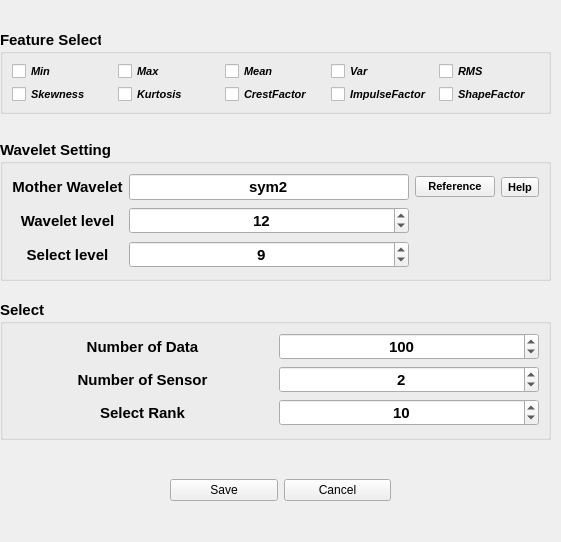
<?xml version="1.0" encoding="UTF-8"?>
<ui version="4.0">
 <class>Form</class>
 <widget class="QWidget" name="Form">
  <property name="geometry">
   <rect>
    <x>0</x>
    <y>0</y>
    <width>561</width>
    <height>542</height>
   </rect>
  </property>
  <property name="windowTitle">
   <string>Form</string>
  </property>
  <widget class="QGroupBox" name="groupBox">
   <property name="geometry">
    <rect>
     <x>0</x>
     <y>30</y>
     <width>551</width>
     <height>84</height>
    </rect>
   </property>
   <property name="font">
    <font>
     <family>Arial</family>
     <pointsize>11</pointsize>
     <weight>75</weight>
     <bold>true</bold>
    </font>
   </property>
   <property name="title">
    <string>Feature Select</string>
   </property>
   <layout class="QGridLayout" name="gridLayout">
    <item row="0" column="2">
     <widget class="QCheckBox" name="checkBox_4">
      <property name="font">
       <font>
        <pointsize>8</pointsize>
        <italic>true</italic>
       </font>
      </property>
      <property name="text">
       <string>Mean</string>
      </property>
     </widget>
    </item>
    <item row="0" column="1">
     <widget class="QCheckBox" name="checkBox_3">
      <property name="font">
       <font>
        <pointsize>8</pointsize>
        <italic>true</italic>
       </font>
      </property>
      <property name="text">
       <string>Max</string>
      </property>
     </widget>
    </item>
    <item row="1" column="1">
     <widget class="QCheckBox" name="checkBox_5">
      <property name="font">
       <font>
        <pointsize>8</pointsize>
        <italic>true</italic>
       </font>
      </property>
      <property name="text">
       <string>Kurtosis</string>
      </property>
     </widget>
    </item>
    <item row="0" column="3">
     <widget class="QCheckBox" name="checkBox_7">
      <property name="font">
       <font>
        <pointsize>8</pointsize>
        <italic>true</italic>
       </font>
      </property>
      <property name="text">
       <string>Var</string>
      </property>
     </widget>
    </item>
    <item row="1" column="4">
     <widget class="QCheckBox" name="checkBox_10">
      <property name="font">
       <font>
        <pointsize>8</pointsize>
        <italic>true</italic>
       </font>
      </property>
      <property name="text">
       <string>ShapeFactor</string>
      </property>
     </widget>
    </item>
    <item row="1" column="0">
     <widget class="QCheckBox" name="checkBox_2">
      <property name="font">
       <font>
        <pointsize>8</pointsize>
        <italic>true</italic>
       </font>
      </property>
      <property name="text">
       <string>Skewness</string>
      </property>
     </widget>
    </item>
    <item row="1" column="3">
     <widget class="QCheckBox" name="checkBox_8">
      <property name="font">
       <font>
        <pointsize>8</pointsize>
        <italic>true</italic>
       </font>
      </property>
      <property name="text">
       <string>ImpulseFactor</string>
      </property>
     </widget>
    </item>
    <item row="0" column="4">
     <widget class="QCheckBox" name="checkBox_9">
      <property name="font">
       <font>
        <pointsize>8</pointsize>
        <italic>true</italic>
       </font>
      </property>
      <property name="text">
       <string>RMS</string>
      </property>
     </widget>
    </item>
    <item row="1" column="2">
     <widget class="QCheckBox" name="checkBox_6">
      <property name="font">
       <font>
        <pointsize>8</pointsize>
        <italic>true</italic>
       </font>
      </property>
      <property name="text">
       <string>CrestFactor</string>
      </property>
     </widget>
    </item>
    <item row="0" column="0">
     <widget class="QCheckBox" name="checkBox">
      <property name="font">
       <font>
        <pointsize>8</pointsize>
        <italic>true</italic>
       </font>
      </property>
      <property name="text">
       <string>Min</string>
      </property>
     </widget>
    </item>
   </layout>
  </widget>
  <widget class="QGroupBox" name="groupBox_2">
   <property name="geometry">
    <rect>
     <x>0</x>
     <y>140</y>
     <width>551</width>
     <height>141</height>
    </rect>
   </property>
   <property name="font">
    <font>
     <family>Arial</family>
     <pointsize>11</pointsize>
     <weight>75</weight>
     <bold>true</bold>
    </font>
   </property>
   <property name="title">
    <string>Wavelet Setting</string>
   </property>
   <layout class="QGridLayout" name="gridLayout_3">
    <item row="2" column="1">
     <widget class="QSpinBox" name="SelectSpin">
      <property name="font">
       <font>
        <family>Arial</family>
        <weight>75</weight>
        <bold>true</bold>
       </font>
      </property>
      <property name="alignment">
       <set>Qt::AlignCenter</set>
      </property>
      <property name="maximum">
       <number>50</number>
      </property>
      <property name="value">
       <number>9</number>
      </property>
     </widget>
    </item>
    <item row="1" column="0">
     <widget class="QLabel" name="label_4">
      <property name="font">
       <font>
        <family>Arial</family>
        <pointsize>11</pointsize>
        <weight>75</weight>
        <bold>true</bold>
       </font>
      </property>
      <property name="text">
       <string>Wavelet level</string>
      </property>
      <property name="alignment">
       <set>Qt::AlignCenter</set>
      </property>
     </widget>
    </item>
    <item row="0" column="3">
     <widget class="QToolButton" name="toolButton">
      <property name="font">
       <font>
        <pointsize>8</pointsize>
       </font>
      </property>
      <property name="text">
       <string>Help</string>
      </property>
     </widget>
    </item>
    <item row="2" column="0">
     <widget class="QLabel" name="label_2">
      <property name="font">
       <font>
        <family>Arial</family>
        <pointsize>11</pointsize>
        <weight>75</weight>
        <bold>true</bold>
       </font>
      </property>
      <property name="text">
       <string>Select level</string>
      </property>
      <property name="alignment">
       <set>Qt::AlignCenter</set>
      </property>
     </widget>
    </item>
    <item row="0" column="1">
     <widget class="QLineEdit" name="MotherWavelet">
      <property name="text">
       <string>sym2</string>
      </property>
      <property name="alignment">
       <set>Qt::AlignCenter</set>
      </property>
     </widget>
    </item>
    <item row="0" column="2">
     <widget class="QPushButton" name="pushButton">
      <property name="font">
       <font>
        <pointsize>8</pointsize>
       </font>
      </property>
      <property name="text">
       <string>Reference</string>
      </property>
     </widget>
    </item>
    <item row="0" column="0">
     <widget class="QLabel" name="label">
      <property name="font">
       <font>
        <family>Arial</family>
        <pointsize>11</pointsize>
        <weight>75</weight>
        <bold>true</bold>
       </font>
      </property>
      <property name="text">
       <string>Mother Wavelet</string>
      </property>
      <property name="alignment">
       <set>Qt::AlignCenter</set>
      </property>
     </widget>
    </item>
    <item row="1" column="1">
     <widget class="QSpinBox" name="LevelSpin">
      <property name="font">
       <font>
        <family>Arial</family>
        <weight>75</weight>
        <bold>true</bold>
       </font>
      </property>
      <property name="alignment">
       <set>Qt::AlignCenter</set>
      </property>
      <property name="maximum">
       <number>50</number>
      </property>
      <property name="value">
       <number>12</number>
      </property>
     </widget>
    </item>
   </layout>
  </widget>
  <widget class="QGroupBox" name="groupBox_3">
   <property name="geometry">
    <rect>
     <x>0</x>
     <y>300</y>
     <width>551</width>
     <height>140</height>
    </rect>
   </property>
   <property name="font">
    <font>
     <family>Arial</family>
     <pointsize>11</pointsize>
     <weight>75</weight>
     <bold>true</bold>
    </font>
   </property>
   <property name="title">
    <string>Select</string>
   </property>
   <layout class="QGridLayout" name="gridLayout_2">
    <item row="0" column="0">
     <widget class="QLabel" name="label_3">
      <property name="font">
       <font>
        <family>Arial</family>
        <pointsize>11</pointsize>
        <weight>75</weight>
        <bold>true</bold>
       </font>
      </property>
      <property name="text">
       <string>Number of Data</string>
      </property>
      <property name="alignment">
       <set>Qt::AlignCenter</set>
      </property>
     </widget>
    </item>
    <item row="0" column="1">
     <widget class="QSpinBox" name="Data">
      <property name="font">
       <font>
        <family>Arial</family>
        <weight>75</weight>
        <bold>true</bold>
       </font>
      </property>
      <property name="alignment">
       <set>Qt::AlignCenter</set>
      </property>
      <property name="maximum">
       <number>300</number>
      </property>
      <property name="value">
       <number>100</number>
      </property>
     </widget>
    </item>
    <item row="1" column="0">
     <widget class="QLabel" name="label_5">
      <property name="font">
       <font>
        <family>Arial</family>
        <pointsize>11</pointsize>
        <weight>75</weight>
        <bold>true</bold>
       </font>
      </property>
      <property name="text">
       <string>Number of Sensor</string>
      </property>
      <property name="alignment">
       <set>Qt::AlignCenter</set>
      </property>
     </widget>
    </item>
    <item row="1" column="1">
     <widget class="QSpinBox" name="Sensor">
      <property name="font">
       <font>
        <family>Arial</family>
        <weight>75</weight>
        <bold>true</bold>
       </font>
      </property>
      <property name="alignment">
       <set>Qt::AlignCenter</set>
      </property>
      <property name="maximum">
       <number>15</number>
      </property>
      <property name="value">
       <number>2</number>
      </property>
     </widget>
    </item>
    <item row="2" column="0">
     <widget class="QLabel" name="label_6">
      <property name="font">
       <font>
        <family>Arial</family>
        <pointsize>11</pointsize>
        <weight>75</weight>
        <bold>true</bold>
       </font>
      </property>
      <property name="text">
       <string>Select Rank</string>
      </property>
      <property name="alignment">
       <set>Qt::AlignCenter</set>
      </property>
     </widget>
    </item>
    <item row="2" column="1">
     <widget class="QSpinBox" name="Rank">
      <property name="font">
       <font>
        <family>Arial</family>
        <weight>75</weight>
        <bold>true</bold>
       </font>
      </property>
      <property name="alignment">
       <set>Qt::AlignCenter</set>
      </property>
      <property name="maximum">
       <number>50</number>
      </property>
      <property name="value">
       <number>10</number>
      </property>
     </widget>
    </item>
   </layout>
  </widget>
  <widget class="QWidget" name="horizontalLayoutWidget">
   <property name="geometry">
    <rect>
     <x>170</x>
     <y>470</y>
     <width>221</width>
     <height>41</height>
    </rect>
   </property>
   <layout class="QHBoxLayout" name="horizontalLayout">
    <item>
     <widget class="QPushButton" name="Save">
      <property name="text">
       <string>Save</string>
      </property>
     </widget>
    </item>
    <item>
     <widget class="QPushButton" name="Cancel">
      <property name="text">
       <string>Cancel</string>
      </property>
     </widget>
    </item>
   </layout>
  </widget>
 </widget>
 <resources/>
 <connections/>
</ui>
